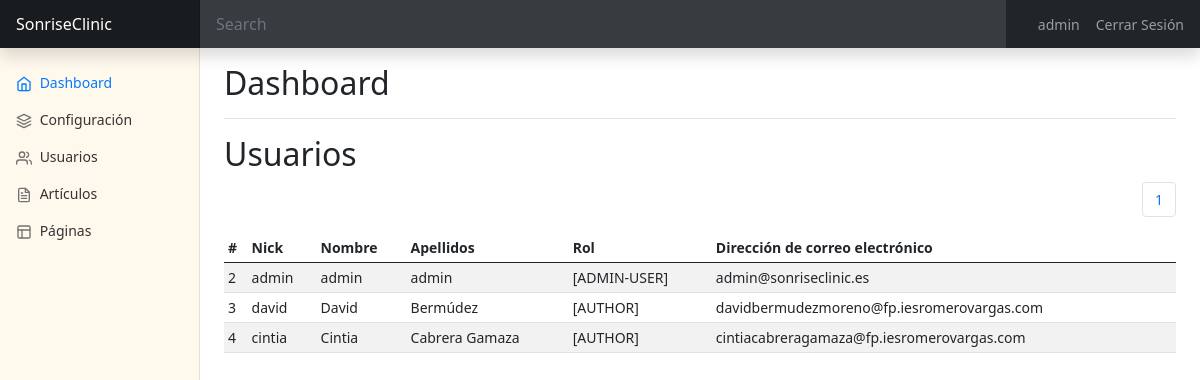
Before: /admin.php?section=users (signed in) with the older database file.
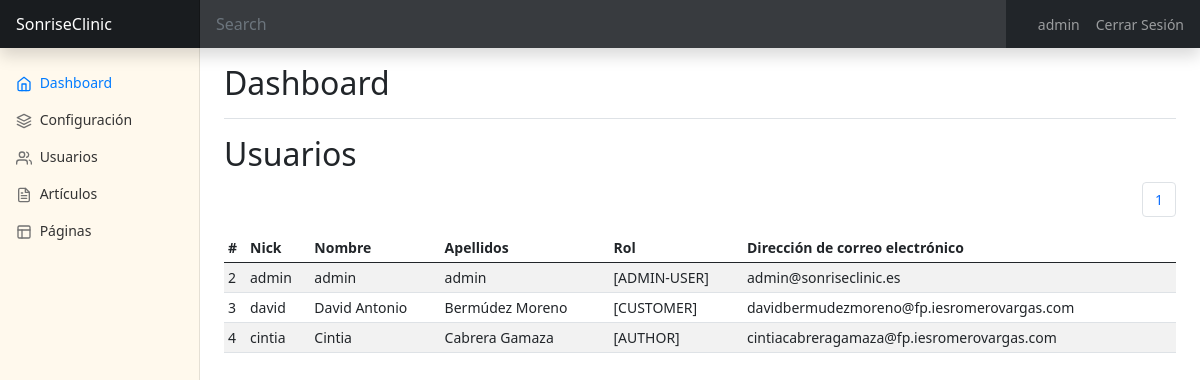
After: the same page with the newer database file.
### tables this page shows
CREATE TABLE `users` (
  `id` int(11) NOT NULL,
  `name` varchar(100) NOT NULL,
  `pass` varchar(50) NOT NULL,
  `last_login` datetime DEFAULT NULL,
  `roles` varchar(100) DEFAULT '[USER]',
  `auth_key` varchar(100) DEFAULT NULL,
  `lang` varchar(2) NOT NULL DEFAULT 'es',
  `firstname` varchar(100) DEFAULT NULL,
  `lastname` varchar(100) DEFAULT NULL,
  `email` varchar(100) DEFAULT NULL,
  `enabled` tinyint(1) NOT NULL DEFAULT '1'
);

### lang/es.php (called while the page is built)
<?php
$texts = array(
  'app_Title' => "SonriseClinic",
  'mn_Home' => "Inicio",
  'mn_News' => "Novedades",
  'mn_Categories' => "Categorías",
  'mn_Meeting' => "Gestión de Citas",
  'mn_Chat' => "Chat Interno",
  'mn_Speciality' => "Especialidades",
  'mn_Login' => "Iniciar Sesión",
  'mn_Logout' => "Cerrar Sesión",
  'mn_Admin' => "Panel de Control",
  'frm_Email' => "Dirección de correo electrónico",
  'frm_Pass' => "Clave",
  'frm_Send' => "Enviar",
  'frm_Remember' => "Recordar sesión",
  'frm_Name' => "Nick",
  'frm_FirstName' => "Nombre",
  'frm_LastName' => "Apellidos",
  'frm_Roles' => "Rol",
  'frm_Type' => "Grupo",
  'frm_Label' => "Etiqueta",
  'frm_Value' => "Valor",
  'frm_Title' => "Título",
  'frm_Subtitle' => "Subtítulo",
  'frm_Text' => "Texto",
  'btn_Update' => "Actualizar",
  'btn_Deleted' => "Eliminar",
  'btn_Ok' => "Aceptar",
  'btn_Close' => "Cerrar",
  'sect_users' => "Usuarios",
  'sect_settings' => "Configuración",
  'sect_categories' => "Categorías",
  'sect_articles' => "Artículos",
  'sect_pages' => "Páginas",
  'modal_title_confirm' => "Confirme opción",
  'modal_text_confirm' => "Esta opción no es posible deshacerla. Si realmente está seguro/a pulse en 'Aceptar'",
);

### includes/functions.php (called while the page is built, shortened)
<?php
function __($str, $lang = null){
  if (file_exists('lang/'.$lang.'.php')):
    if ( isset($texts[$str]) ){
      $str = $texts[$str];
    }
  endif;
  return $str;
}

### includes/class.data.php (called while the page is built, shortened)
<?php
class DataBase
{
    var $connection;
    public function __construct()
    {
        if (DB_PASS == NULL)
            $this->connection = mysqli_connect(DB_SERVER, DB_USER, DB_NAME);
        else
            $this->connection = mysqli_connect(DB_SERVER, DB_USER, DB_PASS, DB_NAME);
        return true;
    }
    public function send($sql, $type = 'ARRAY')
    {
        $result = mysqli_query($this->connection, $sql) or die(mysqli_error($this->connection));
        $return = array();
        if ($type == 'ARRAY')
            while (($return[] = mysqli_fetch_array($result))) {
            } else
            while (($return[] = mysqli_fetch_assoc($result))) {
            }
        if (count($return) > 1)
            unset($return[count($return) - 1]);
        else
            $return = FALSE;
        return $return;
    }
    public function select($table, $where, $type = 'ARRAY')
    {
        $sql = "SELECT * FROM " . $table . " WHERE " . $where;
        $result = mysqli_query($this->connection, $sql);
        $return = array();
        if ($type == 'ARRAY')
            while (($return[] = mysqli_fetch_array($result))) {
            } else
            while (($return[] = mysqli_fetch_assoc($result))) {
            }
        if (count($return) > 1)
            unset($return[count($return) - 1]);
        else
            $return = FALSE;
        return $return;
    }
}

### admin/pagination.php (called while the page is built, shortened)
<?php
$maxRow = 5;
  $page = false;
  if (!$page) {
    $start = 0;
    $page = 1;
  } else {
    $start = ($page - 1) * $maxRow;
  }
?>

### admin/users.php (the view, shortened to what this page needs)
<?php
  include "admin/pagination.php";
  $row = $db->send("SELECT Count(*) as total FROM users;");
  $numResult = $row[0]['total'];
  $total_pages = ceil($numResult / $maxRow);
  $records = $db->select("users", "1 = 1 ORDER BY id ASC LIMIT ".$start.", ".$maxRow);
?>
<h2><?=__('sect_users',$lang)?></h2>
<div class="table-responsive">
  <nav aria-label="Page navigation example">
    <ul class="pagination justify-content-end">
      <?php if ($total_pages >= 1) {
        if ($page != 1) {?>
        <?php }
        for ($i=1;$i<=$total_pages;$i++) {
          if ($page == $i) {?>
            <li class="page-item"><a class="page-link" href="#"><?=$i?></a></li>
          <?php } else { ?>
            <li class="page-item"><a class="page-link" href="admin.php?section=users&page=<?=$i?>"><?=$i?></a></li>
          <?php }
        }
        if ($page != $total_pages) { ?>
        <?php }
      }?>
    </ul>
  </nav>
  <table class="table table-striped table-sm table-hover">
    <thead>
      <tr>
        <th>#</th>
        <th><?=__('frm_Name',$lang)?></th>
        <th><?=__('frm_FirstName',$lang)?></th>
        <th><?=__('frm_LastName',$lang)?></th>
        <th><?=__('frm_Roles',$lang)?></th>
        <th><?=__('frm_Email',$lang)?></th>
      </tr>
    </thead>
    <tbody>
        <?php if(!empty($records)):
          foreach($records as $record):
            if(isset($_GET['edit']) && $record['id']==$_GET['edit']):
              $class = " fw-bold";
            else:
              $class = "";
            endif;
          ?>
            <tr class="tbl-h<?=$class?>" onclick="window.location='admin.php?section=users&page=<?=($page)?>&edit=<?=$record['id']?>';">
                <td><?=$record["id"]?></td>
                <td><?=$record["name"]?></td>
                <td><?=$record["firstname"]?></td>
                <td><?=$record["lastname"]?></td>
                <td><?=$record["roles"]?></td>
                <td><?=$record["email"]?></td>
            </tr>
        <?php
          endforeach;
        endif;?>
        </tbody>
    </table>
</div>

Changed rows visible on the page:
changed users "david": firstname "David" → "David Antonio"; lastname "Bermúdez" → "Bermúdez Moreno"; roles "[AUTHOR]" → "[CUSTOMER]"
